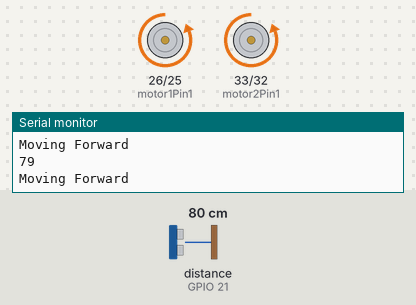
Bench run of a sketch on a simulated ESP32. Shown: motor-driver pin pairs drawn as motors (green arrow = first pin HIGH = forward, orange = second pin HIGH = backward, longer = more drive, scaled by the enable pin), the last lines printed to the serial monitor. Wiring (inferred from the names in the program): ultrasonic range finder: trigger GPIO 19; echo GPIO 21. Inputs (shaded band) come from the test bench; at power-on: distance to the obstacle (sensor on GPIO 21) 80 cm. The echo pulse lasts 58.3 µs per cm.

Above: at 1.2 s.
1.3 s: distance to the obstacle (sensor on GPIO 21) set to 24 cm
2.8 s: distance to the obstacle (sensor on GPIO 21) set to 19 cm
At 3.1 s:
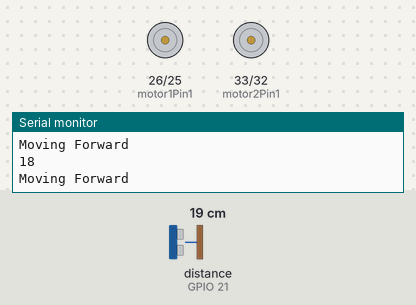
4.3 s: distance to the obstacle (sensor on GPIO 21) set to 35 cm
At 7.05 s:
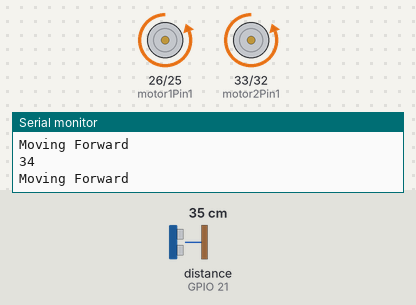
7.3 s: distance to the obstacle (sensor on GPIO 21) set to 2 cm
At 7.7 s:
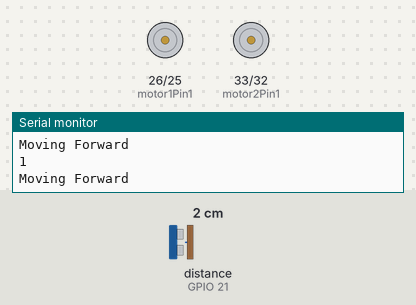
Timing chart, 0 to 9.8 s (numbered marks = the images above; inputs shaded):
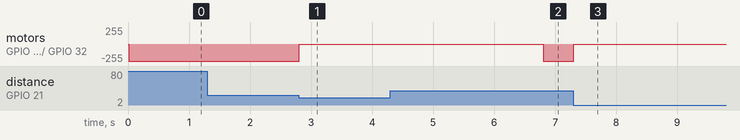

Measured:
- the behaviour switches between 22 and 21 cm on distance to the obstacle (sensor on GPIO 21) (found by bisection; images 0 and 1)
- after the input at 2.8 s, motor on GPIO 26 (motor1Pin1) / GPIO 25 (motor1Pin2), motor on GPIO 33 (motor2Pin1) / GPIO 32 (motor2Pin2): backward 255/255 → stopped at once
- after the input at 4.3 s, motor on GPIO 26 (motor1Pin1) / GPIO 25 (motor1Pin2), motor on GPIO 33 (motor2Pin1) / GPIO 32 (motor2Pin2): stopped → backward 255/255 after 2.5 s
- after the input at 7.3 s, motor on GPIO 26 (motor1Pin1) / GPIO 25 (motor1Pin2), motor on GPIO 33 (motor2Pin1) / GPIO 32 (motor2Pin2): backward 255/255 → stopped at once

The sketch:

arung3.ino
```cpp
/*********
  Rui Santos
  Complete project details at https://randomnerdtutorials.com
*********/

#include <ESP32Servo.h>

Servo myservo;

// Motor A

//tengah
const int trigPin = 19;
const int echoPin = 21;

int motor1Pin1 = 26;
int motor1Pin2 = 25;
int enable1Pin = 18;
int motor2Pin1 = 33;
int motor2Pin2 = 32;
int enable2Pin = 5;

// Setting PWM properties
const int freq = 30000;
const int pwmChannel = 0;
const int resolution = 8;
int dutyCycle = 200;

void setup() {
    pinMode(trigPin, OUTPUT);
  pinMode(echoPin, INPUT);
  // sets the pins as outputs:
  pinMode(motor1Pin1, OUTPUT);
  pinMode(motor1Pin2, OUTPUT);
  pinMode(enable1Pin, OUTPUT);
  pinMode(motor2Pin1, OUTPUT);
  pinMode(motor2Pin2, OUTPUT);
  pinMode(enable2Pin, OUTPUT);

  // configure LED PWM functionalitites
  ledcSetup(pwmChannel, freq, resolution);

  // attach the channel to the GPIO to be controlled
  ledcAttachPin(enable1Pin, pwmChannel);
  ledcAttachPin(enable2Pin, pwmChannel);

  Serial.begin(115200);


}

void maju(){
    // Move the DC motor forward at maximum speed
  Serial.println("Moving Forward");
  digitalWrite(motor1Pin1, LOW);
  digitalWrite(motor1Pin2, HIGH);
  digitalWrite(motor2Pin1, LOW);
  digitalWrite(motor2Pin2, HIGH);
}

void berhenti(){
    // Move the DC motor forward at maximum speed
  Serial.println("Moving Forward");
  digitalWrite(motor1Pin1, LOW);
  digitalWrite(motor1Pin2, LOW);
  digitalWrite(motor2Pin1, LOW);
  digitalWrite(motor2Pin2, LOW);
}

void loop() {
     myservo.write(180);
     long dur;
     long jarak;
  digitalWrite(trigPin, LOW);
  delayMicroseconds(5);
  digitalWrite(trigPin, HIGH);
  delayMicroseconds(10);
  digitalWrite(trigPin, LOW);
  dur = pulseIn(echoPin, HIGH);
  jarak = dur* 0.034 / 2;
  Serial.println(jarak);
    if(jarak >= 21){
maju();
    } else if(jarak <= 20){
      berhenti();
      delay(1000);
        myservo.write(11);
        delay(1000);
        myservo.write(90);
         delay(1000);
        myservo.write(180);
         delay(1000);
    }

//  delay(2000);

  // Stop the DC motor
//  Serial.println("Motor stopped");
//  digitalWrite(motor1Pin1, LOW);
//  digitalWrite(motor1Pin2, LOW);
//  delay(1000);
//
//  // Move DC motor backwards at maximum speed
//  Serial.println("Moving Backwards");
//  digitalWrite(motor1Pin1, HIGH);
//  digitalWrite(motor1Pin2, LOW);
//  delay(2000);
//
//  // Stop the DC motor
//  Serial.println("Motor stopped");
//  digitalWrite(motor1Pin1, LOW);
//  digitalWrite(motor1Pin2, LOW);
//  delay(1000);
//
//  // Move DC motor forward with increasing speed
//  digitalWrite(motor1Pin1, HIGH);
//  digitalWrite(motor1Pin2, LOW);
   ledcWrite(pwmChannel, dutyCycle);

  dutyCycle = 255;
}

long FrontSensor ()
{
  long dur;
  digitalWrite(trigPin, LOW);
  delayMicroseconds(5);
  digitalWrite(trigPin, HIGH);
  delayMicroseconds(10);
  digitalWrite(trigPin, LOW);
  dur = pulseIn(echoPin, HIGH);
  return (dur* 0.034 / 2);
}

void tengokKiri(){
   myservo.write(90);

}
```
